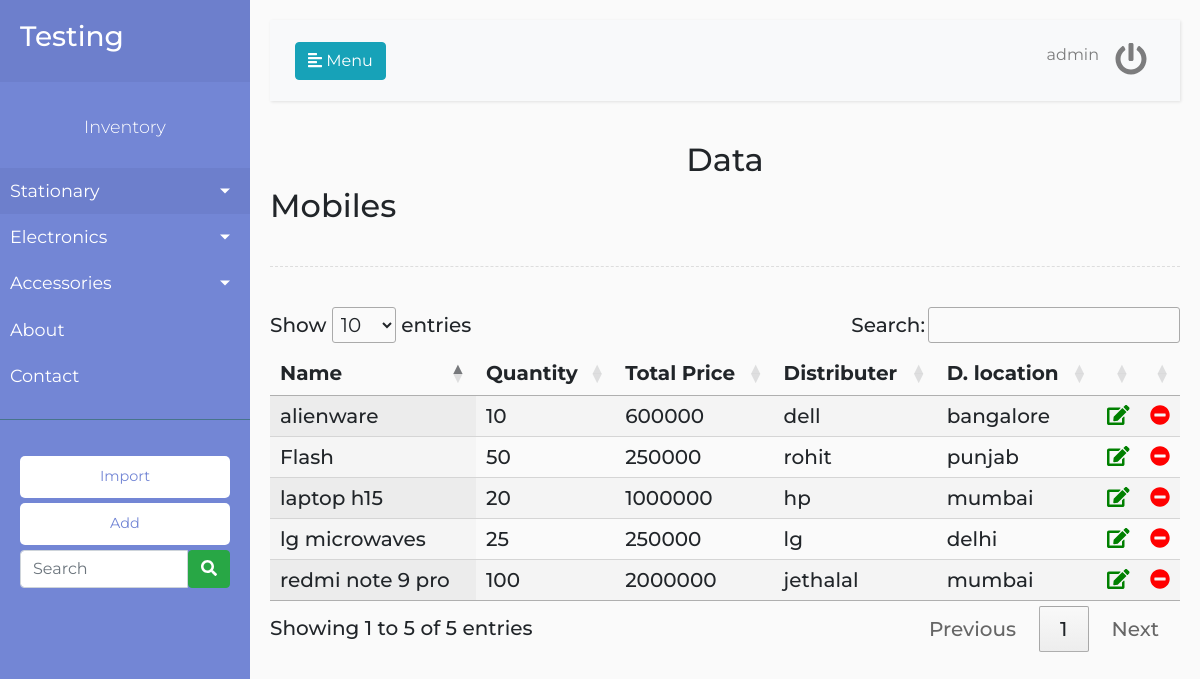
/electronics/Mobiles (signed in), run on the app's committed database.
### web/models.py (models this page shows, shortened)
class InData(models.Model):
    category = models.CharField(max_length=50, blank=True)
    name = models.CharField(max_length=50)
    priceperpiece = models.CharField(max_length=50)
    totalprice = models.CharField(max_length=50, blank=True)
    qty = models.CharField(max_length=50)
    dname = models.CharField(max_length=50)
    dloc = models.CharField(max_length=50)
    created_at = models.DateTimeField(auto_now_add=True, null=True)
    updated_at = models.DateTimeField(auto_now=True)

### web/views.py (the view)
# urls.py: path('electronics/<str:option>', views.electronics),
def electronics(request, option):
    if request.user.is_anonymous:
        return redirect('/')
    username=request.user.username
    data = InData.objects.filter(category='ele')
    if option =="Mobiles":
        context  ={"choice":option, "data": data, "username": username}
    elif option =="Microwaves":
        context  ={"choice":option, "data": data, "username": username}
    elif option =="Laptops":
        context  ={"":option, "data": data, "username": username}
    elif option =="Desktops":
        context  ={"choice":option, "data": data, "username": username}
    else:
        context = {"choice": "Coming Soon", "data": data, "username": username}
    return render(request,'home.html',context)

### templates/home.html (shortened to what this page needs)
{% extends "base.html" %}
{% block homeheading %} Data{% endblock %}
{% block heading %} {{choice}}{% endblock %}
{% block datatable %}
    <table id="results" class="display" style="width:100%">
        <thead>
            <tr>
                <th>Name</th>
                <th>Quantity</th>
                <th>Total Price</th>
                <th>Distributer</th>
                <th>D. location</th>
                <th></th>
                <th></th>
            </tr>
        </thead>
        <tbody>
            {% for value in data %}
                <tr>
                    <td>{{value.name}}</td>
                    <td>{{value.qty}}</td>
                    <td>{{value.totalprice}}</td>
                    <td>{{value.dname}}</td>
                    <td>{{value.dloc}}</td>
                    <td><i class="fas fa-edit" style="color:green"></i></td>
                    <td><a href="/delete/{{value.name}}"><i class="fas fa-minus-circle" style="color:red"></i></td>
                </tr>
            {% endfor %}
        </tbody>
    </table>
{% endblock %}

### templates/base.html (shortened to what this page needs)
{% load static %}
<!DOCTYPE html>
<html lang="en">
    <head>
        <link rel="stylesheet" href="https://stackpath.bootstrapcdn.com/bootstrap/4.5.2/css/bootstrap.min.css">
        <link rel="stylesheet" href="https://cdn.datatables.net/1.10.22/css/jquery.dataTables.min.css">
        <link rel="stylesheet" href="https://cdn.datatables.net/buttons/1.6.4/css/buttons.dataTables.min.css">
        <link href="{% static 'style.css' %}" rel="stylesheet" />
    </head>
    <body>
        <div class="wrapper">
            <nav id="sidebar">
                <div class="sidebar-header">
                    <h3><a href="/home">Testing</a></h3>
                </div>
                <ul class="list-unstyled components">
                    <p class="text-center">Inventory</p>
                    <li class="active">
                        <a href="#homeSubmenu" data-toggle="collapse" aria-expanded="false" class="dropdown-toggle">Stationary</a>
                    </li>
                    <li>
                        <a href="#electronics" data-toggle="collapse" aria-expanded="false" class="dropdown-toggle">Electronics</a>
                    </li>
                    <li>
                        <a href="#accessories" data-toggle="collapse" aria-expanded="false" class="dropdown-toggle">Accessories</a>
                    </li>
                    <li>
                        <a href="/about">About</a>
                    </li>
                    <li>
                        <a href="/contact">Contact</a>
                    </li>
                </ul>
                <ul class="list-unstyled CTAs">
                    <li>
                        <a href="https://bootstrapious.com/tutorial/files/sidebar.zip" class="download">Import</a>
                    </li>
                    <li>
                        <a href="/add" class="download">Add </a>
                    </li>
                    <li>
                        <form class="navbar-form" role="search">
                            <div class="input-group add-on">
                            <input class="form-control" placeholder="Search" name="srch-term" id="srch-term" type="text">
                            <div class="input-group-btn">
                                <button class="btn btn-success" type="submit" ><i class="fas fa-search" ></i></button>
                            </div>
                            </div>
                        </form>
                    </li>
                </ul>
            </nav>
            <div id="content">
                <nav class="navbar navbar-expand-lg navbar-light bg-light">
                    <div class="container-fluid">
                        <button type="button" id="sidebarCollapse" class="btn btn-info">
                            <i class="fas fa-align-left"></i>
                            <span>Menu</span>
                        </button>
                        <div class="collapse navbar-collapse" id="navbarSupportedContent">
                            <ul class="nav navbar-nav ml-auto">
                                <li class="nav-item">
                                    <a class="nav-link">{{username}}</a>
                                </li>
                                <li class="nav-item">
                                    <a class="nav-link" href="/logout"><i class="fas fa-power-off fa-2x"></i></a>
                                </li>
                            </ul>
                        </div>
                    </div>
                </nav>
                <h2 class="text-center"> {% block homeheading %} {% endblock %} </h2>
                <h2> {% block heading %} {% endblock %} </h2>
                <div class="line"></div>
                <h5>{% block datatable %} {% endblock %}</h5>
            </div>
        </div>
    </body>
</html>

### static/style.css (style rules this page uses)
body { font-family: 'Montserrat', sans-serif; background: #fafafa; }
p { font-size: 1.1em; font-weight: 300; line-height: 1.7em; color: #999; }
a, a:hover, a:focus { color: inherit; text-decoration: none; transition: all 0.3s; }
.navbar { padding: 15px 10px; background: #fff; border: none; border-radius: 0; margin-bottom: 40px; box-shadow: 1px 1px 3px rgba(0, 0, 0, 0.1); }
.line { width: 100%; height: 1px; border-bottom: 1px dashed #ddd; margin: 40px 0; }
.wrapper { display: flex; width: 100%; align-items: stretch; }
#sidebar { min-width: 250px; max-width: 250px; background: #7386D5; color: #fff; transition: all 0.3s; }
#sidebar .sidebar-header { padding: 20px; background: #6d7fcc; }
#sidebar ul.components { padding: 20px 0; border-bottom: 1px solid #47748b; }
#sidebar ul p { color: #fff; padding: 10px; }
#sidebar ul li a { padding: 10px; font-size: 1.1em; display: block; }
#sidebar ul li.active>a, a[aria-expanded="true"] { color: #fff; background: #6d7fcc; }
a[data-toggle="collapse"] { position: relative; }
.dropdown-toggle::after { display: block; position: absolute; top: 50%; right: 20px; transform: translateY(-50%); }
ul.CTAs { padding: 20px; }
ul.CTAs a { text-align: center; font-size: 0.9em !important; display: block; border-radius: 5px; margin-bottom: 5px; }
a.download { background: #fff; color: #7386D5; }
#content { width: 100%; padding: 20px; min-height: 100vh; transition: all 0.3s; }

### data on the page
InData: name "Flash", qty "50", totalprice "250000", dname "rohit", dloc "punjab"
InData: name "redmi note 9 pro", qty "100", totalprice "2000000", dname "jethalal", dloc "mumbai"
InData: name "laptop h15", qty "20", totalprice "1000000", dname "hp", dloc "mumbai"
InData: name "lg microwaves", qty "25", totalprice "250000", dname "lg", dloc "delhi"
InData: name "alienware", qty "10", totalprice "600000", dname "dell", dloc "bangalore"

### other printed values
{{ username }} "admin"
{{ choice }} "Mobiles"
